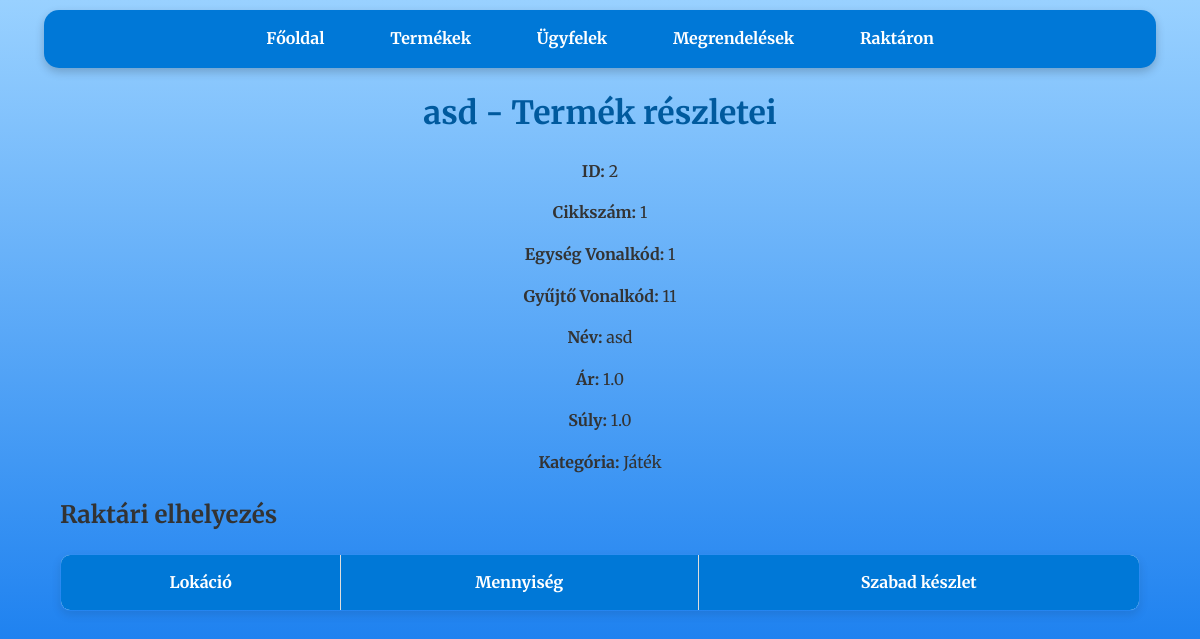
Before: /product/1 with the older database file.
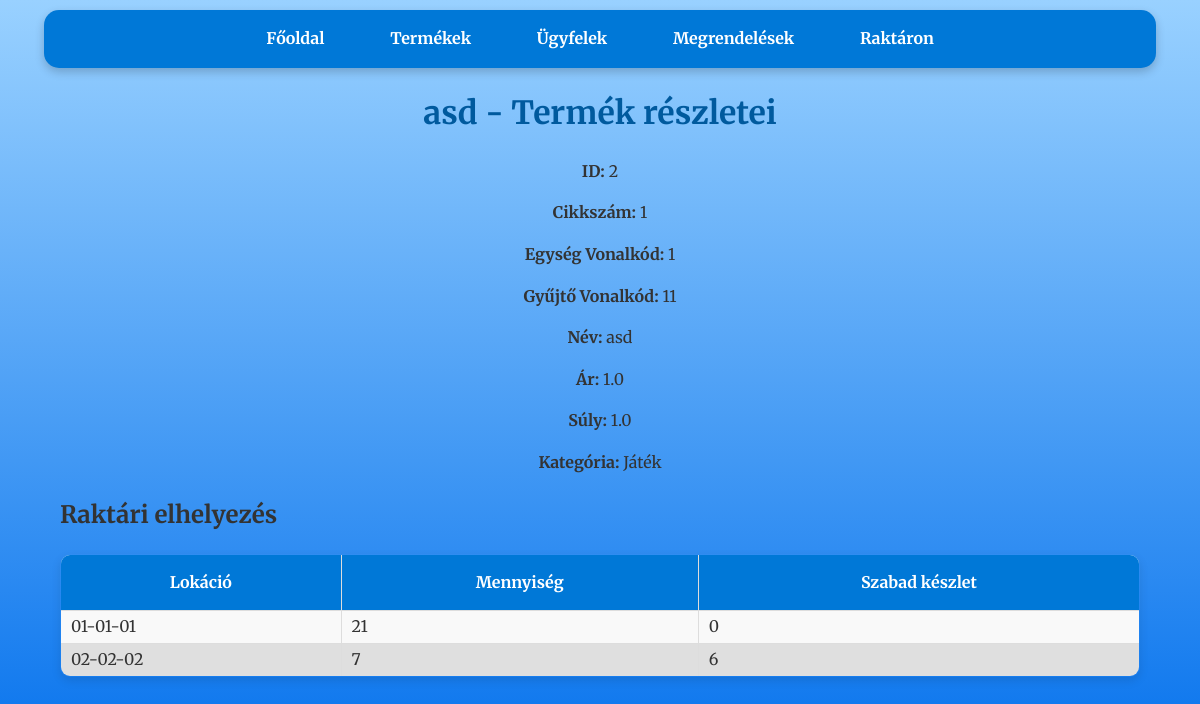
After: the same page with the newer database file.
### tables this page shows
CREATE TABLE stock (
                    id INTEGER PRIMARY KEY,
                    cikkszam TEXT,
                    lokacio TEXT,
                    mennyiseg INTEGER,
                    order_id INTEGER,
                    FOREIGN KEY(cikkszam) REFERENCES products(cikkszam),
                    FOREIGN KEY(order_id) REFERENCES orders(id));

### raktar_program-master/app.py (the view)
@app.route('/product/<cikkszam>')
def product_details(cikkszam):
    conn = get_db_connection()
    product = conn.execute(
        'SELECT * FROM products WHERE cikkszam = ?',
        (cikkszam,)
    ).fetchone()
    stock = conn.execute(
        '''SELECT stock.id, stock.lokacio,
                            (SELECT SUM(mennyiseg)
                            FROM stock s
                            WHERE s.cikkszam = ? AND s.lokacio = stock.lokacio) AS total_mennyiseg,
                            (SELECT SUM(mennyiseg)
                            FROM stock s
                            WHERE s.cikkszam = ? AND s.lokacio = stock.lokacio  AND s.order_id IS NULL) AS mennyiseg_null
                            FROM products JOIN stock ON stock.cikkszam = products.cikkszam
                            WHERE stock.order_id IS NULL''',
        (cikkszam, cikkszam)
    ).fetchall()
    conn.close()
    return render_template(
        'product_details.html',
        product=product,
        stock=stock
    )

### raktar_program-master/app.py (called while the page is built)
def get_db_connection():
    conn = sqlite3.connect('database.db')
    conn.row_factory = sqlite3.Row
    return conn

### raktar_program-master/templates/product_details.html (shortened to what this page needs)
<!DOCTYPE html>
<html lang="hu">
<head>
    <link rel="stylesheet" href="{{ url_for('static', filename='css/style.css') }}">
</head>
<body>
    <nav>
        <a href="{{ url_for('index') }}">Főoldal</a>
        <a href="{{ url_for('products') }}">Termékek</a>
        <a href="{{ url_for('customers') }}">Ügyfelek</a>
        <a href="{{ url_for('orders') }}">Megrendelések</a>
        <a href="{{ url_for('stock') }}">Raktáron</a>
    </nav>
    <h1>{{ product.nev }} - Termék részletei</h1>
    <div class="product-details">
        <p><strong>ID:</strong> {{ product.id }}</p>
        <p><strong>Cikkszám:</strong> {{ product.cikkszam }}</p>
        <p><strong>Egység Vonalkód:</strong> {{ product.egyseg_vonalkod }}</p>
        <p><strong>Gyűjtő Vonalkód:</strong> {{ product.gyujto_vonalkod }}</p>
        <p><strong>Név:</strong> {{ product.nev }}</p>
        <p><strong>Ár:</strong> {{ product.ar }}</p>
        <p><strong>Súly:</strong> {{ product.suly }}</p>
        <p><strong>Kategória:</strong> {{ product.kategoria }}</p>
    </div>
    <div class="container">
        <h2>Raktári elhelyezés</h2>
        <table>
            <thead>
                <tr>
                    <th>Lokáció</th>
                    <th>Mennyiség</th>
                    <th>Szabad készlet</th>
                </tr>
            </thead>
            <tbody>
                {% for item in stock %}
                <tr>
                    <td>{{ item.lokacio }}</td>
                    <td>{{ item.total_mennyiseg }}</td>
                    <td>{{ item.mennyiseg_null }}</td>
                </tr>
                {% endfor %}
            </tbody>
        </table>
    </div>
</body>
</html>

Changed rows visible on the page:
added stock: lokacio "01-01-01", total_mennyiseg "21", mennyiseg_null "0"
added stock: lokacio "02-02-02", total_mennyiseg "7", mennyiseg_null "6"
